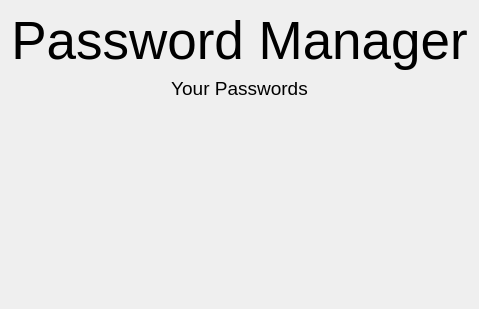
                  <widget class="QWidget" name="page_home">
                   <layout class="QVBoxLayout" name="verticalLayout_10">
                    <item>
                     <widget class="QLabel" name="label_6">
                      <property name="font">
                       <font>
                        <family>Segoe UI</family>
                        <pointsize>40</pointsize>
                       </font>
                      </property>
                      <property name="styleSheet">
                       <string notr="true"/>
                      </property>
                      <property name="text">
                       <string>Password Manager</string>
                      </property>
                      <property name="alignment">
                       <set>Qt::AlignCenter</set>
                      </property>
                     </widget>
                    </item>
                    <item>
                     <widget class="QLabel" name="label">
                      <property name="font">
                       <font>
                        <family>Segoe UI</family>
                        <pointsize>14</pointsize>
                       </font>
                      </property>
                      <property name="text">
                       <string>Your Passwords</string>
                      </property>
                      <property name="alignment">
                       <set>Qt::AlignCenter</set>
                      </property>
                     </widget>
                    </item>
                    <item>
                     <widget class="QTableView" name="table_view_your_passwords">
                      <property name="sizePolicy">
                       <sizepolicy hsizetype="Preferred" vsizetype="MinimumExpanding">
                        <horstretch>0</horstretch>
                        <verstretch>0</verstretch>
                       </sizepolicy>
                      </property>
                      <property name="styleSheet">
                       <string notr="true">QTableView
{
    color: blue;
    border: 1px transparent rgb(98, 103, 111);
    background: transparent;
}
QTableView::item
{
	color: white;
	border-style: none;
    border-bottom: 1px solid rgb(0,0,0);
	border-right: 1px solid rgb(0,0,0);
}
QTableView::item:focus
{
	selection-background-color: rgba(83, 92, 110, 200);
	border: 1px solid white;
}
</string>
                      </property>
                      <property name="frameShape">
                       <enum>QFrame::StyledPanel</enum>
                      </property>
                      <property name="frameShadow">
                       <enum>QFrame::Sunken</enum>
                      </property>
                      <property name="lineWidth">
                       <number>1</number>
                      </property>
                      <attribute name="horizontalHeaderVisible">
                       <bool>false</bool>
                      </attribute>
                      <attribute name="verticalHeaderVisible">
                       <bool>false</bool>
                      </attribute>
                     </widget>
                    </item>
                   </layout>
                  </widget>
